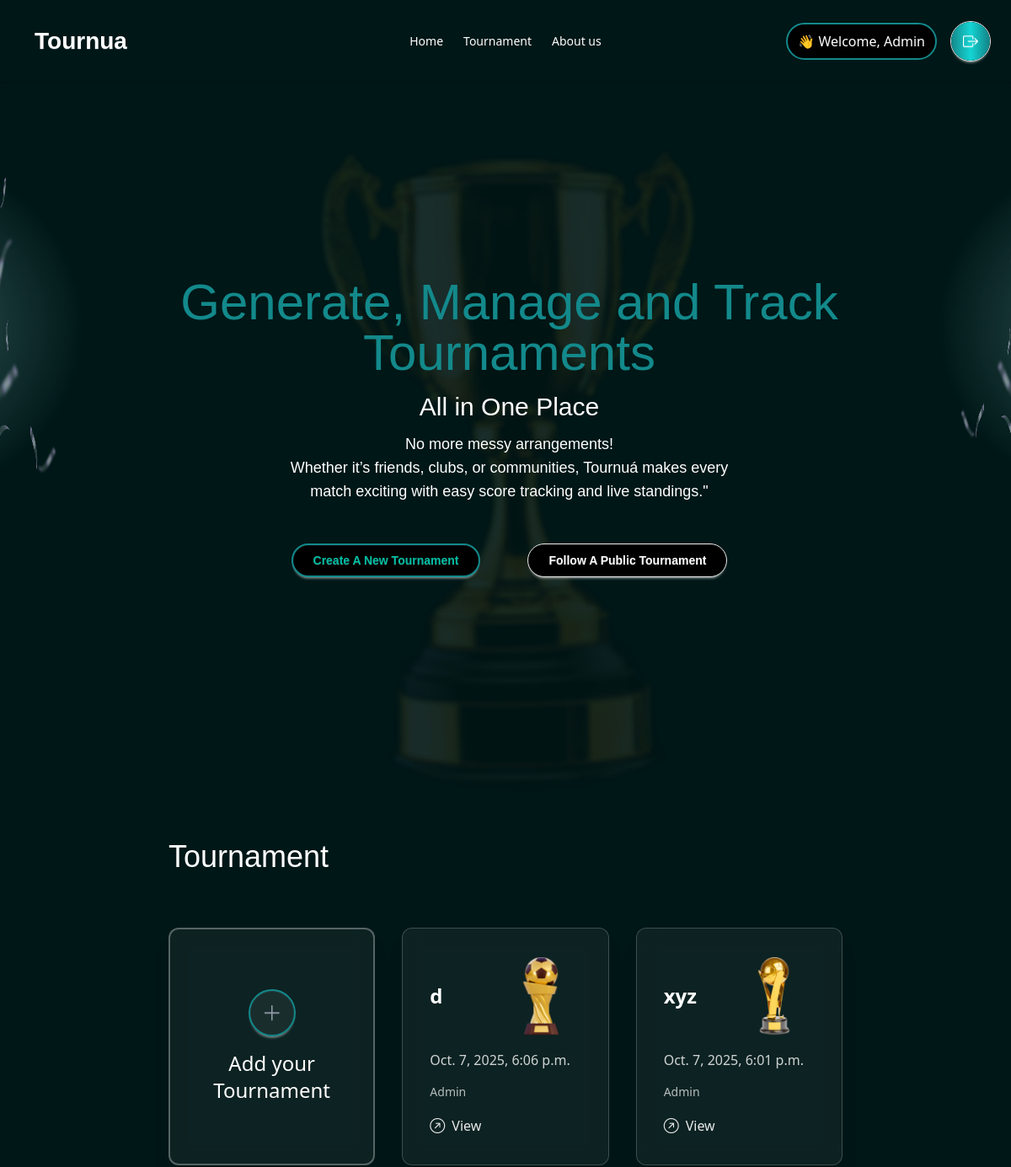
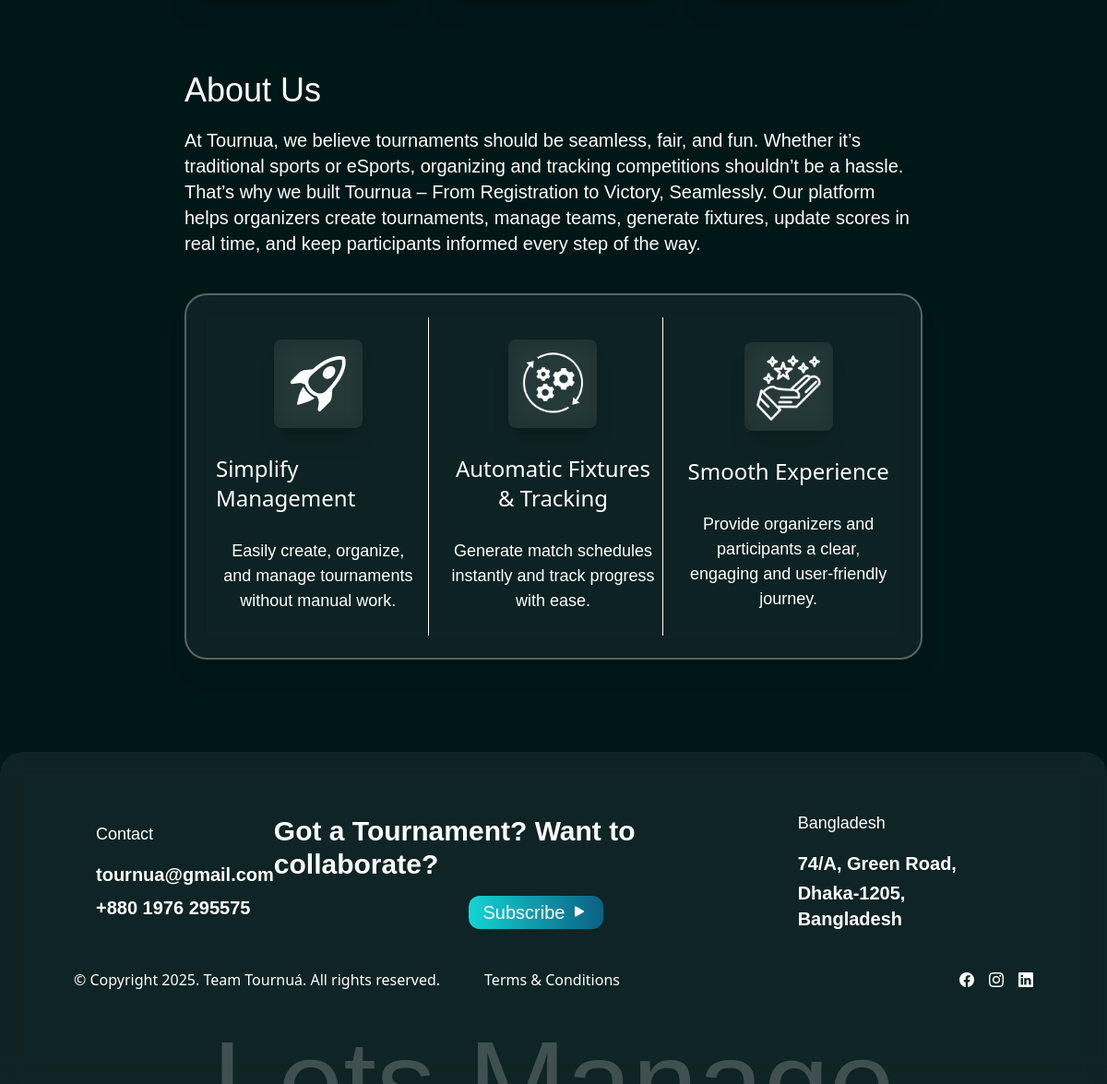
The page /Tournua/join-tournament/ (signed in) on the database its author committed (2 pictures, top to bottom).
### tournua/models.py (models this page shows, shortened)
class UserAccount(models.Model):
    full_name = models.CharField(max_length=150)
    email = models.EmailField(unique=True)
    password = models.CharField(max_length=128)  # will store hashed password
    created_at = models.DateTimeField(auto_now_add=True)

class Tournament(models.Model):
    TROPHY_CHOICES = [
        ("Trophy1.png", "Golden Cup"),
        ("Trophy2.png", "Silver Cup"),
        ("Trophy3.png", "Bronze Cup"),
        ("Trophy4.png", "Bronze Cup"),
    ]
    user = models.ForeignKey(UserAccount, on_delete=models.CASCADE, related_name="tournaments")
    code = models.CharField(max_length=8, unique=True, editable=False)
    name = models.CharField(max_length=200)
    description = models.TextField(blank=True)
    trophy = models.CharField(max_length=20, choices=TROPHY_CHOICES, blank=True, null=True)
    tournament_type = models.CharField(max_length=50, choices=[("online", "Online"), ("offline", "Offline")])
    player_type = models.CharField(max_length=50, choices=[("single", "Single"), ("team", "Team")])
    format = models.CharField(max_length=50, choices=[("Knockout", "Knockout"), ("League", "League")])
    num_groups = models.IntegerField(default=1)
    teams_per_group = models.IntegerField(default=4)
    created_at = models.DateTimeField(auto_now_add=True)
    participants = models.ManyToManyField(UserAccount, related_name="joined_tournaments", blank=True)

### tournua/views.py (the view, shortened to what this page needs)
# urls.py: path('join-tournament/', views.join_tournament, name='join_tournament'),
def join_tournament(request):
    user_id = request.session.get("user_id")
    if not user_id:
        return redirect("login")
    user = UserAccount.objects.get(id=user_id)
    error = None
    created_tournaments = Tournament.objects.filter(user=user).order_by('-created_at')
    joined_tournaments = Tournament.objects.filter(participants=user).exclude(user=user).order_by('-created_at')
    tournaments = list(created_tournaments) + list(joined_tournaments)
    return render(request, "demo.html", {
        "error": error,
        "tournaments": tournaments,
        "user": user,
        "name": user.full_name.split(" ")[0]
    })

### template/demo.html (shortened to what this page needs)
{% load static %}
<!DOCTYPE html>
<html lang="en">
<head>
    <link href="https://cdn.jsdelivr.net/npm/daisyui@5" rel="stylesheet" type="text/css" />
    <script src="https://cdn.jsdelivr.net/npm/@tailwindcss/browser@4"></script>
    <link rel="stylesheet" href="https://cdn.jsdelivr.net/npm/bootstrap-icons@1.13.1/font/bootstrap-icons.min.css">
    <link rel="stylesheet" href="{% static 'css/style.css' %}">
</head>
<body class="bg-[#001717]">
    <header>
        <div class="navbar shadow-sm px-2 py-6 lg:p-6">
            <div class="navbar-start">
                <a class="btn btn-ghost text-[28px] text-[#FFFFFF] font-cs-gelios">Tournua</a>
            </div>
            <div class="navbar-center hidden lg:flex">
                <ul class="menu menu-horizontal px-1 text-white">
                    <li><a href="">Home</a></li>
                    <li><a href="">Tournament</a></li>
                    <li><a href="">About us</a></li>
                </ul>
            </div>
            <div class="navbar-end flex gap-4">
                <div class="bg-[#000000] text-white rounded-3xl lg:px-3 py-2 px-2 border-[#13898B] border-2 text-center">
                    👋 Welcome, {{name}}
                </div>
                <a href="{% url 'logout' %}" id="logout" class="btn relative inline-flex items-center justify-center w-12 h-12 text-white bg-black rounded-full">
                    <span class="absolute inset-0 rounded-full p-[2px] bg-gradient-to-r from-[#13898B] via-[#14D5D4] via-[#0C6083] to-[#118285]"></span>
                    <span class="relative z-10 flex items-center justify-center w-full h-full rounded-full"><i class="bi bi-box-arrow-right text-lg"></i></span>
                </a>
            </div>
        </div>
    </header>
    <main>
        <section class="flex items-center justify-center gap-4 ">
            <div class="mx-left h-[400px] w-[110px] bg-cover mb-80 hidden lg:block" style="background-image: url('{% static 'images/bgLishtRight.png' %}');">
                <img src="{% static 'images/bird.png' %}" alt="" class="h-100 w-100">
            </div>
            <div class="mx-auto h-auto lg:h-[900px] lg:w-[1100px] bg-cover bg-center"
                style="background-image: url('{% static 'images/trophy1.png' %}');">
                <div class="flex flex-col items-center justify-center h-full text-center font-poppins mt-30 lg:mt-0">
                    <h1 class="text-4xl lg:text-6xl font-cs-gelios text-[#13898B]">Generate, Manage and Track Tournaments<br> </h1>
                    <h1 class="text-3xl font-cs-gelios text-white mt-4">All in One Place</h1>
                    <p class="text-lg text-white mb-12 mt-3">No more messy arrangements! <br>
                        Whether it’s friends, clubs, or communities, Tournuá makes every<br> match exciting with easy score tracking and live standings."</p>
                    <div class="flex flex-col lg:flex-row gap-6 lg:gap-14 mb-20">
                        <button class="btn bg-[#000000] text-white rounded-3xl px-6 border-[#13898B] border-2">
                            <label for="verify_modal" class="text-[#00bfa5] cursor-pointer">Create A New Tournament</label>
                        </button>
                        <label for="add_tournament2" class="btn bg-[#000000] text-white rounded-3xl px-6 border cursor-pointer" id="tournament_add">
                            Follow A Public Tournament
                        </label>
                    </div>
                </div>
            </div>
            <div class="mx-left h-[400px] w-[100px] bg-cover mb-80 hidden lg:block" style="background-image: url('{% static 'images/bgLight.png' %}');">
                <img src="{% static 'images/birdsRight.png' %}" alt="" class="h-100 w-200">
            </div>
        </section>
        <section class="mb-20">
            <div class="lg:w-8/12 lg:mx-auto h-auto mx-5 grid grid-cols-1 lg:grid-cols-3 gap-8">
                <h1 class="col-span-full text-3xl sm:text-4xl font-cs-gelios text-white mb-8 text-center lg:text-left">
                    Tournament
                </h1>
                <div class="w-full flex flex-col gap-4 items-center justify-center
                    rounded-xl border-2 border-white/30
                    bg-white/5 backdrop-blur-md shadow-xl p-6 sm:p-10 text-center">
                    <label
                        for="add_tournament"
                        id="add_tournament_btn"
                        class="btn border-2 border-[#13898B] text-white rounded-full w-14 h-14 bg-white/5 flex items-center justify-center transition duration-200 hover:border-[#13C4C6] hover:bg-white/10">
                        <i class="bi bi-plus-lg text-2xl text-gray-400"></i>
                    </label>
                    <p class="text-2xl text-white font-medium">Add your Tournament</p>
                </div>
                {% for i in tournaments %}
                    <div class="tournament-card w-full max-w-lg mx-auto lg:max-w-md bg-white/5 backdrop-blur-md rounded-xl border border-white/20 shadow-xl p-6 lg:p-8 flex flex-col gap-4">
                        <div class="flex flex-col sm:flex-row sm:items-center sm:justify-between gap-4 sm:gap-0">
                            <p class="text-white text-lg sm:text-xl lg:text-2xl font-semibold">
                                {{i.name}}
                            </p>
                            {% if i.trophy %}
                                <img src="{% static 'trophies/'|add:i.trophy %}" alt="Trophy" class="w-16 h-16 sm:w-20 sm:h-20 lg:w-24 lg:h-24 object-contain mx-auto sm:mx-0 lg:scale-120">
                            {% else %}
                                <img src="{% static 'trophies/Trophy1.png' %}" alt="Trophy" class="w-16 h-16 sm:w-20 sm:h-20 lg:w-24 lg:h-24 object-contain mx-auto sm:mx-0 lg:scale-120">
                            {% endif %}
                        </div>
                        <p class="text-white/80 text-sm sm:text-base">
                            {{i.created_at}}
                        </p>
                        <p class="text-sm text-white/70">
                            {% if user.id == i.user.id %}
                                Admin
                            {% else %}
                                Created by {{ i.user.full_name }}
                            {% endif %}
                        </p>
                        <a href="{% url 'viewTournament' i.id %}" class="inline-flex items-center text-white/90 hover:text-white font-medium text-sm sm:text-base transition-all">
                            <i class="bi bi-arrow-up-right-circle mr-2 text-lg"></i> View
                        </a>
                    </div>
                {% endfor %}
            </div>
        </section>
        <section class="lg:w-8/12 mx-auto h-auto mb-25">
            <div class="mx-5 lg:mx-0 text-center lg:text-left">
                <h1 class="text-4xl font-cs-gelios text-white mb-5">About Us</h1>
                <p class="text-xl text-white font-poppins">At Tournua, we believe tournaments should be seamless, fair, and fun. Whether it’s traditional sports or eSports, organizing and tracking competitions shouldn’t be a hassle.<br>
                That’s why we built Tournua – From Registration to Victory, Seamlessly. Our platform helps organizers create tournaments, manage teams, generate fixtures, update scores in real time, and keep participants informed every step of the way.</p>
            </div>
            <div class="h-auto rounded-3xl border-2 border-white/30 bg-white/5 backdrop-blur-md shadow-xl grid lg:grid-cols-3 gap-4 mt-10 p-6 mx-5 lg:mx-0">
                <div class="border-b-1 lg:border-b-0 border-b-white lg:border-r-1 border-r-white class flex flex-col justify-center items-center gap-5 px-2 py-6">
                    <div class="h-24 w-24 bg-white/6 backdrop-blur-md shadow-xl rounded-lg flex items-center justify-center mb-2">
                        <p class="text-white text-6xl"><i class="bi bi-rocket-takeoff"></i></p>
                    </div>
                    <p class="text-white text-2xl mb-2">Simplify Management</p>
                    <p class="text-white text-[18px] text-center font-poppins">Easily create, organize, and manage tournaments without manual work.</p>
                </div>
                <div class="border-b-1 lg:border-b-0 border-b-white lg:border-r-1 border-r-white class flex flex-col justify-center items-center gap-5 px-2 py-6">
                    <div class="h-24 w-24 bg-white/6 backdrop-blur-md shadow-xl rounded-lg flex items-center justify-center mb-2">
                        <img src="{% static 'images/1.png' %}" alt="" class="h-22 w-22">
                    </div>
                    <p class="text-white text-center text-2xl mb-2">Automatic Fixtures & Tracking</p>
                    <p class="text-white text-[18px] text-center font-poppins">Generate match schedules instantly and track progress with ease.</p>
                </div>
                <div class="flex flex-col justify-center items-center gap-5 px-2 py-6">
                    <div class="h-24 w-24 bg-white/6 backdrop-blur-md shadow-xl rounded-lg flex items-center justify-center mb-2">
                        <img src="{% static 'images/2.png' %}" alt="" class="h-22 w-22">
                    </div>
                    <p class="text-white text-2xl mb-2">Smooth Experience</p>
                    <p class="text-white text-[18px] text-center font-poppins">Provide organizers and participants a clear, engaging and user-friendly journey.</p>
                </div>
            </div>
        </section>
    </main>
    <footer class="w-full h-auto lg:h-90 overflow-hidden bg-white/6 backdrop-blur-md rounded-t-3xl lg:px-20 lg:pt-10 ">
        <div class="flex flex-col lg:flex-row justify-start lg:justify-between lg:items-center p-6 font-poppins">
            <div class="text-white mb-8 lg:mb-0">
                <p class="text-[18px] mb-4">Contact</p>
                <p class="text-xl font-semibold mb-2">tournua@gmail.com</p>
                <p class="text-xl font-semibold">+880 1976 295575</p>
            </div>
            <div class="text-white hidden lg:flex lg:flex-col lg:justify-between lg:items-center gap-4">
                <h1 class="text-2xl lg:text-3xl font-bold">Got a Tournament? Want to collaborate? </h1>
                <button class="bg-gradient-to-r from-[#14D5D4] to-[#0C6083] text-white text-xl rounded-xl py-1 px-4">Subscribe  <i class="bi bi-play-fill"></i></button>
            </div>
            <div class="text-white">
                <p class="text-[18px] mb-4">Bangladesh</p>
                <p class="text-xl font-semibold mb-1">74/A, Green Road,</p>
                <p class="text-xl font-semibold">Dhaka-1205, Bangladesh</p>
            </div>
        </div>
        <div class="flex flex-col lg:flex-row gap-2 lg:gap-0 justify-between items-center pt-4 text-white">
            <p>© Copyright 2025. Team Tournuá. All rights reserved.</p>
            <a href="" class="lg:mr-80">Terms & Conditions</a>
            <div class="flex gap-4">
                <a href="#"><i class="bi bi-facebook"></i></a>
                <a href="#"><i class="bi bi-instagram"></i></a>
                <a href="#"><i class="bi bi-linkedin"></i></a>
            </div>
        </div>
        <div class="text-center mt-9 hidden lg:block">
            <p class="font-cs-gelios text-9xl text-[#FFFFFF]/20">Lets Manage Tournament</p>
        </div>
    </footer>
</body>
</html>

### static/css/style.css (style rules this page uses)
.font-cs-gelios { font-family: "CS Gelios", sans-serif; }
.font-poppins { font-family: "Poppins", sans-serif; }

### rows shown on the page
UserAccount: full_name "Admin"
Tournament: name "d", trophy (picture), created_at "Oct. 7, 2025, 6:06 p.m.", shows "Admin"
Tournament: name "xyz", created_at "Oct. 7, 2025, 6:01 p.m.", shows "Admin"
